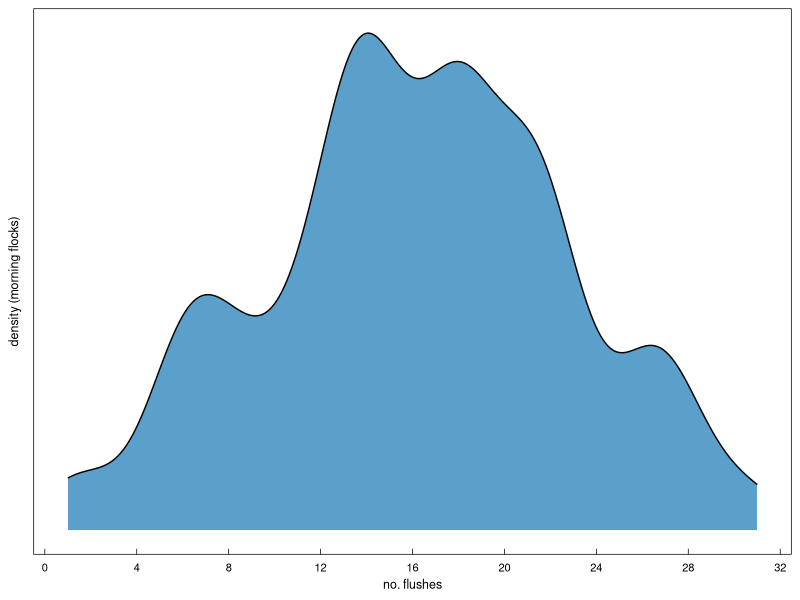
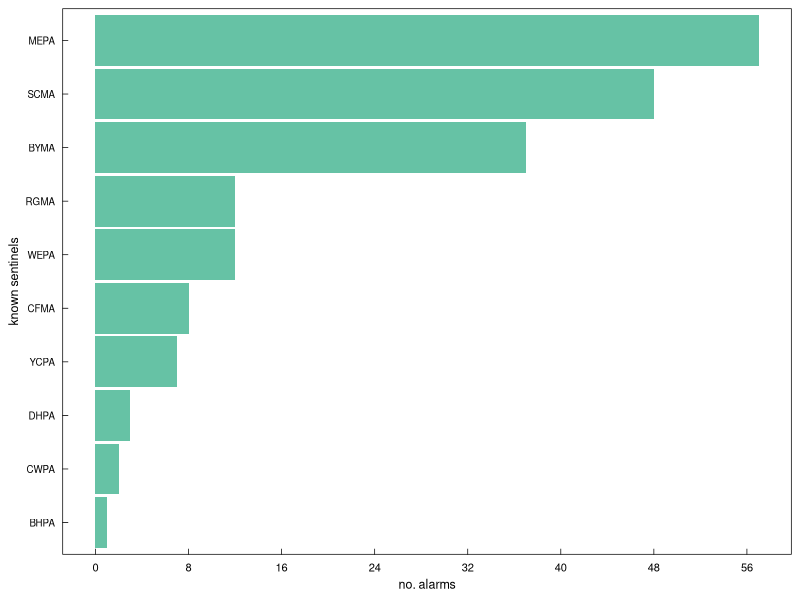
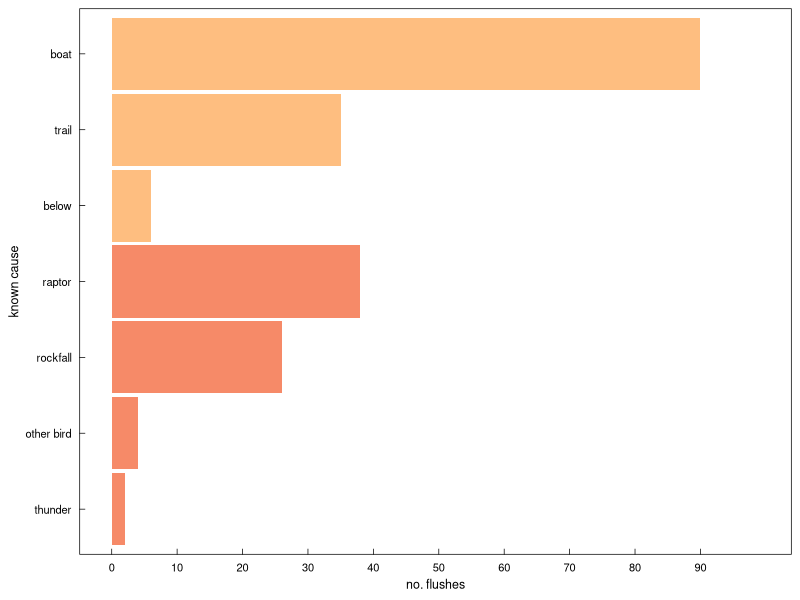
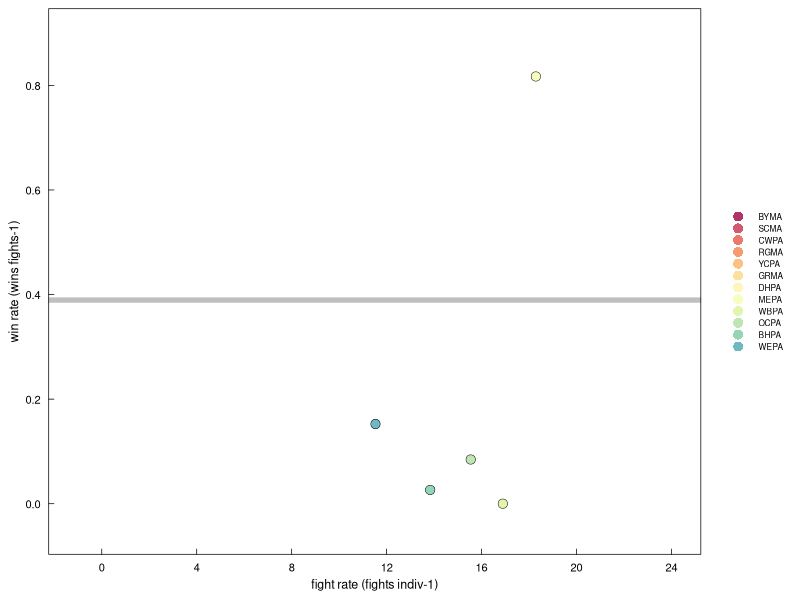
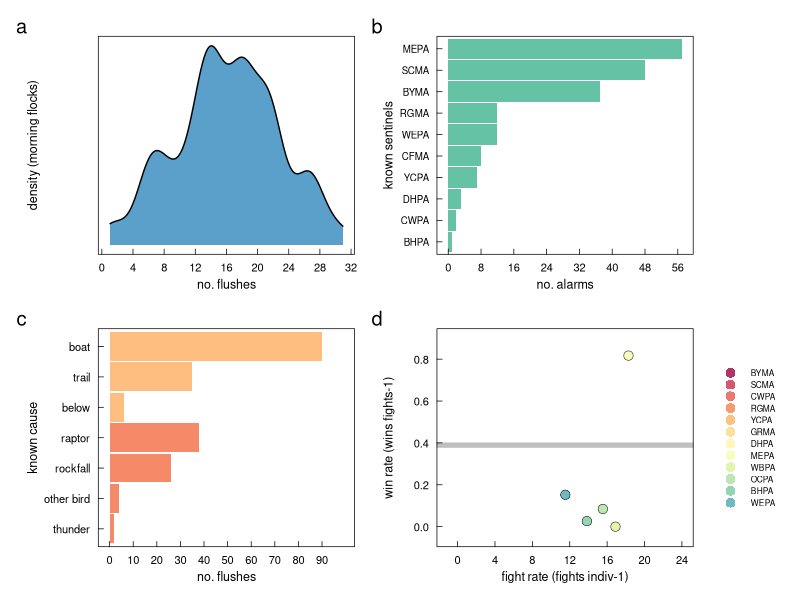

Generate these figures, in order, with R:
#### this script organizes data, plots flush and fights data
#### should be figure ~4 in the manuscript

library(ggplot2)      # plotting and viz
library(plyr)         # legacy df manipulation
library(dplyr)        # variable grouping and manipulation
library(reshape)      # legacy df manipulation
library(data.table)   # legacy functions on df 
library(tidyverse)
library(tidyr)        # gathering and spreading
library(zoo)          # roll mean
library(ggthemes)     # helpful ggplot themes
library(forcats)
library(scales)
library(RColorBrewer) # pretty colors
library(ggridges)
library(colorspace)
library(patchwork)
library(lubridate)    # formatting times dates


# custom ggplot theme
themeKV <- theme_few()+
  theme(strip.background = element_blank(),
        axis.line = element_blank(),
        axis.text.x = element_text(colour = "black", margin = margin(0.2, unit = "cm")),
        axis.text.y = element_text(colour = "black", margin = margin(c(1, 0.2), unit = "cm")),
        axis.ticks.x = element_line(colour = "black", linewidth=.25), 
        axis.ticks.y = element_line(colour = "black", linewidth=.25),
        axis.ticks.length=unit(-0.15, "cm"), 
        element_line(colour = "black", linewidth=.5),
        panel.border = element_rect(colour = "black", fill=NA, linewidth=.5),
        legend.title=element_blank(),
        strip.text=element_text(hjust=0))

#### read in flush and fight data from csv
flush <- read.csv('data/flush.csv')
flush1 <- subset(flush, select = c(DATE)) # subset full dataset for only date column
flush2 <- flush1 %>% group_by(DATE) %>% # Group by count of multiple columns
  summarise(total_count=n(),.groups = 'drop') %>%
  as.data.frame() # make new df with these data

#### first to do, document # flushes per day, as density plot
p1 <- ggplot(flush2, aes(x = total_count, fill=c("#3288bd"))) +
  themeKV + theme(legend.position = "none", 
                  axis.text.y = element_text(size = 0),
                  axis.title.y = element_text(size = 9),
                  axis.ticks.y = element_blank(),
                  axis.text.x = element_text(size = 8),
                  axis.title.x = element_text(size = 9),
                  ) + 
  geom_density(size = 0.5, alpha = 0.8, adjust = 0.65) +
  scale_fill_manual(values=c("#3288bd")) +
  scale_x_continuous(breaks = seq(0, 40, by = 4)) +
  ylab("density (morning flocks)")+
  xlab("no. flushes")
p1


#### now count the occurrences of each species was a sentinel
flush <- read.csv('data/flush.csv')
sentinel <- subset(flush, select = c(ALARM)) # subset full dataset for only species IDs
sentinel1 <- sentinel %>% 
  filter(!(ALARM == 'NA')) # filter out NA values

# make col plot of alarm species
p2 <- ggplot(sentinel1, aes(y = fct_rev(fct_infreq(ALARM)), group=ALARM)) +
  themeKV + theme(legend.position = "none", 
                  axis.text.y = element_text(size = 7),
                  axis.title.y = element_text(size = 9),
                  axis.text.x = element_text(size = 8),
                  axis.title.x = element_text(size = 9),
  ) + 
  geom_bar(fill = c("#66c2a5"), alpha =1, width=0.95) +
  scale_fill_manual(values=c("#66c2a5")) +
  scale_x_continuous(breaks = seq(0, 60, by = 8)) +
  ylab("known sentinels") + 
  xlab("no. alarms")
p2


#### now count the occurrences of each flush cause
flush <- read.csv('data/flush.csv')
cause <- subset(flush, select = c(CAUSE, CATEGORY)) # subset full dataset for only species IDs
cause1 <- cause %>% 
  filter(!(CAUSE == 'NA')) # filter out NA values

# count number of cause occurences
cause2 <- cause1 %>% group_by(CAUSE, CATEGORY) %>% # Group by count of multiple columns
  summarise(total_count=n(),.groups = 'drop') %>%
  as.data.frame() # make new df with these data
# manually reorder to sort by CATEGORY then CAUSE
reorder = c(3,1,6,4,5,7,2) # create reorder variables
cause2$reorder = reorder # add as col to df
# dplyr frustrating me too much so gave up and just manually redid it

  p3 <- ggplot(cause2, aes(x=total_count, y=fct_rev(fct_reorder(CAUSE, reorder)), fill=CATEGORY)) +
  themeKV + theme(legend.position = "none", 
                  axis.text.y = element_text(size = 8),
                  axis.title.y = element_text(size = 9),
                  axis.text.x = element_text(size = 8),
                  axis.title.x = element_text(size = 9),
  ) + 
  geom_col(alpha = 0.8, width=0.95) +
  scale_fill_manual(values=c("#fdae61", "#f46d43")) +
  scale_x_continuous(breaks = seq(0, 90, by = 10),
                                  limits = c(0,99)) +
    ylab("known cause") + 
    xlab("no. flushes")
p3



#### WE'RE AT THE FIGHTS!!!
fights <- read.csv('data/fights.csv')
# make 14 color Brewer palette
getPalette = colorRampPalette(brewer.pal(11, "Spectral")) # interpolate colors to fit the 13 parrot species
Spectral14 <- getPalette(14) 


p4 <- ggplot(fights, aes(x=FIGHT_RT, y=WIN_RT)) + 
  themeKV + theme(axis.text.x = element_text(size = 8),
                  axis.title.x = element_text(size = 9),
                  axis.text.y = element_text(size = 8),
                  axis.title.y = element_text(size = 9),
                  legend.key.height = unit(0.3, 'cm'), # shrink the native height of legend
                  legend.text = element_text(size=6)) + # reduce font size on legend
  geom_vline(xintercept = ave(fights$FIGHT_RT), alpha = 0.25, size = 1.8, color = "#000000") +
  geom_hline(yintercept = ave(fights$WIN_RT), alpha = 0.25, size = 1.8, color = "#000000") +
  geom_point(shape =16, size = 3, alpha = 0.8, 
             aes(color = fct_rev(fct_reorder(SPECIES,FIGHT_RT))), # color code by species win rate 
             ) +
  geom_point(shape = 1,size = 3, colour = "black", stroke = 0.25,) +
  scale_color_manual(values = Spectral14) +
  scale_x_continuous(breaks = seq(0, 24, by = 4), limits = c(-1,24)) + # give a little more room 
  scale_y_continuous(breaks = seq(0, 0.8, by = 0.2), limits = c(-0.05,0.9)) +
  xlab("fight rate (fights indiv-1)") + 
  ylab("win rate (wins fights-1)")
p4



layout2 <- "
AB
CD"
  p1 + p2 + p3 + p4 +
  plot_layout(design = layout2) +
  plot_annotation(tag_levels = 'a') # add panel labels a, b, c... etc
